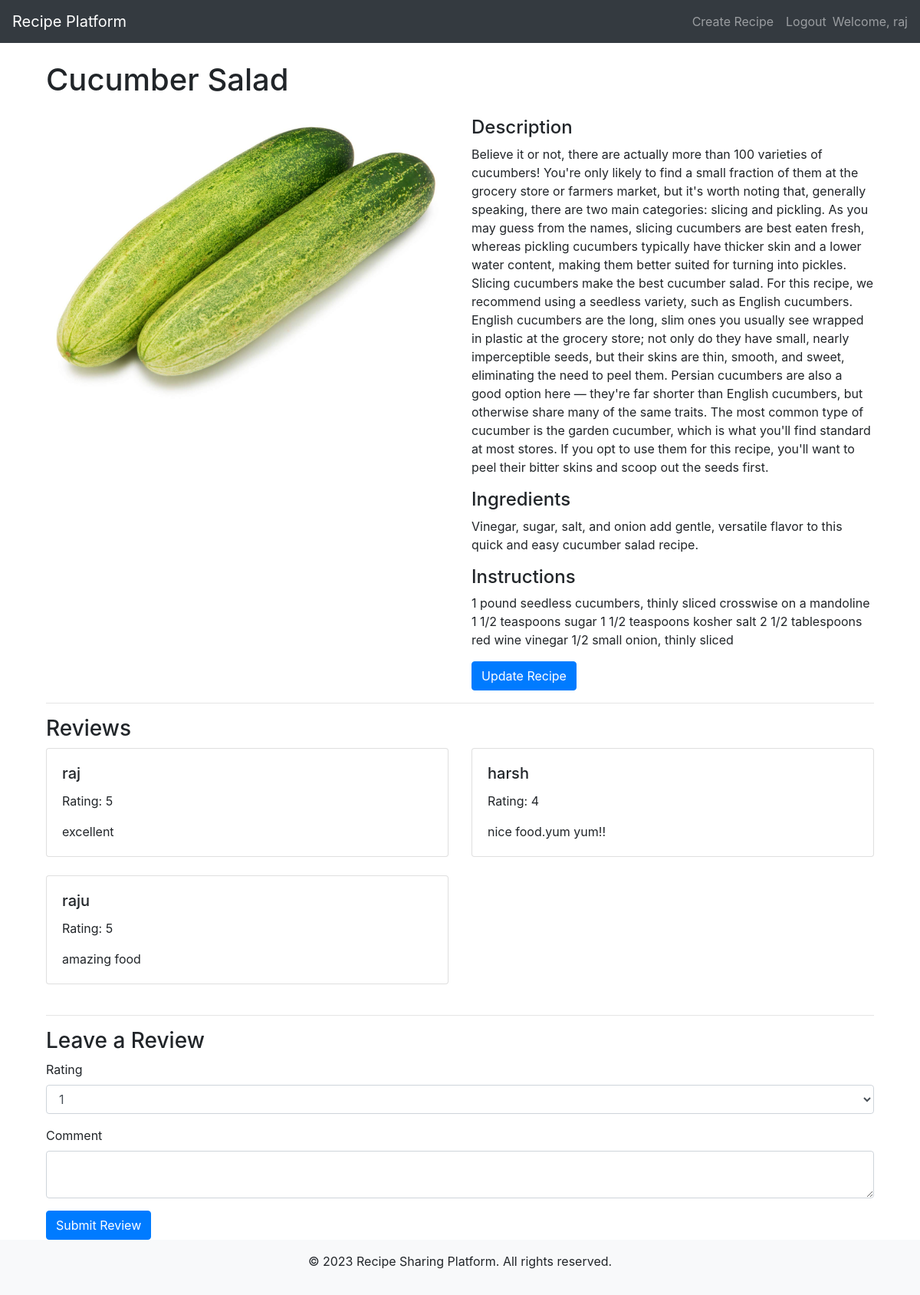
The app's page /recipe/6/ (signed in) with its own data.
### myapp/models.py (models this page shows, shortened)
class Recipe(models.Model):
    title = models.CharField(max_length=200)
    description = models.TextField()
    ingredients = models.TextField()
    instructions = models.TextField()
    created_by = models.ForeignKey(User, on_delete=models.CASCADE)
    image = models.ImageField(upload_to='media', null=True, blank=True)

class Review(models.Model):
    recipe = models.ForeignKey(Recipe, on_delete=models.CASCADE, related_name='reviews')
    user = models.ForeignKey(User, on_delete=models.CASCADE)
    rating = models.PositiveIntegerField()
    comment = models.TextField(blank=True)

### myapp/views.py (the view)
# urls.py: path('recipe/<int:recipe_id>/', views.recipe_detail, name='recipe_detail'),
@login_required
def recipe_detail(request, recipe_id):
    recipe = get_object_or_404(Recipe, pk=recipe_id)
    reviews = recipe.reviews.all()
    if request.method == 'POST':
        form = ReviewForm(request.POST)
        if form.is_valid():
            review = form.save(commit=False)
            review.recipe = recipe
            review.user = request.user
            review.save()
            return redirect('recipe_detail', recipe_id=recipe_id)
    else:
        form = ReviewForm()
    return render(request, 'recipe_detail.html', {'recipe': recipe, 'reviews': reviews, 'form': form})

### myapp/forms.py
class ReviewForm(forms.ModelForm):
    class Meta:
        model = Review
        fields = ['rating', 'comment']

### templates/recipe_detail.html (shortened to what this page needs)
{% extends 'base.html' %} {% block content %}
<div class="container">
  <h1 class="my-4">{{ recipe.title }}</h1>
  <div class="row">
    <div class="col-lg-6">
      {% if recipe.image %}
      <img
        src="{{ recipe.image.url }}"
        class="img-fluid rounded mb-4"
        alt="Recipe Image"
      />
    </div>
    {% endif %}
    <div class="col-lg-6">
      <h4>Description</h4>
      <p>{{ recipe.description }}</p>
      <h4>Ingredients</h4>
      <p>{{ recipe.ingredients }}</p>
      <h4>Instructions</h4>
      <p>{{ recipe.instructions }}</p>
      {% if user.is_authenticated and user == recipe.created_by %}
      <a
        href="{% url 'recipe_edit' recipe_id=recipe.id %}"
        class="btn btn-primary"
        >Update Recipe</a
      >
      {% endif %}
    </div>
  </div>
  <hr />
  <h3>Reviews</h3>
  {% if reviews %}
  <div class="row">
    {% for review in reviews %}
    <div class="col-lg-6 mb-4">
      <div class="card">
        <div class="card-body">
          <h5 class="card-title">{{ review.user.username }}</h5>
          <p class="card-text">Rating: {{ review.rating }}</p>
          <p class="card-text">{{ review.comment }}</p>
        </div>
      </div>
    </div>
    {% endfor %}
  </div>
  {% else %}
  <p>No reviews yet.</p>
  {% endif %}
  <hr />
  <h3>Leave a Review</h3>
  <form method="post" action="{% url 'recipe_detail' recipe_id=recipe.id %}">
    <div class="form-group">
      <label for="id_rating">Rating</label>
      <select id="id_rating" name="rating" class="form-control">
        <option value="1">1</option>
      </select>
    </div>
    <div class="form-group">
      <label for="id_comment">Comment</label>
      <textarea id="id_comment" name="comment" class="form-control"></textarea>
    </div>
    <button type="submit" class="btn btn-primary">Submit Review</button>
  </form>
</div>
{% endblock %}

### templates/base.html (shortened to what this page needs)
<!DOCTYPE html>
<html>
  <head>
    <link
      rel="stylesheet"
      href="https://stackpath.bootstrapcdn.com/bootstrap/4.5.2/css/bootstrap.min.css"
    />
    <link
      rel="stylesheet"
      href="https://stackpath.bootstrapcdn.com/bootstrap/4.4.1/css/bootstrap.min.css"
    />
  </head>
  <body>
    <header>
      <nav class="navbar navbar-expand-lg navbar-dark bg-dark">
        <a class="navbar-brand" href="{% url 'recipe_list' %}"
          >Recipe Platform</a
        >
        <div class="collapse navbar-collapse" id="navbarNav">
          <ul class="navbar-nav ml-auto">
            <li class="nav-item">
              {% if user.is_authenticated %}
              <a class="nav-link" href="{% url 'recipe_create' %}"
                >Create Recipe</a
              >
              {% endif %}
            </li>
            <li class="nav-item">
              {% if user.is_authenticated %}
              <a class="nav-link" href="{% url 'logout' %}">Logout</a>
              {% else %}
              <a class="nav-link" href="{% url 'signup' %}">Sign Up</a>
              {% endif %}
            </li>
            <li class="nav-item">
              {% if user.is_authenticated %}
              <span class="navbar-text">Welcome, {{ user.username }}</span>
              {% else %}
              <a class="nav-link" href="{% url 'login' %}">Login</a>
              {% endif %}
            </li>
          </ul>
        </div>
      </nav>
    </header>
    <main class="container">{% block content %} {% endblock %}</main>
    <footer class="bg-light text-center py-3">
      <p>&copy; 2023 Recipe Sharing Platform. All rights reserved.</p>
    </footer>
  </body>
</html>

### records on screen
Recipe: title "Cucumber Salad", image (picture), description "Believe it or not, there are actually more than 100 varieties of cucumbers! You're only likely to find a small fraction of them at the grocery store or farmers market, but it's worth noting that, generally speaking, there are two main categories: slicing and pickling. As you may guess from the names, slicing cucumbers are best eaten fresh, whereas pickling cucumbers typically have thicker skin and a lower water content, making them better suited for turning into pickles. Slicing cucumbers make the best cucumber salad. For this recipe, we recommend using a seedless variety, such as English cucumbers. English cucumbers are the long, slim ones you usually see wrapped in plastic at the grocery…", ingredients "Vinegar, sugar, salt, and onion add gentle, versatile flavor to this quick and easy cucumber salad recipe.", instructions "1 pound seedless cucumbers, thinly sliced crosswise on a mandoline 1 1/2 teaspoons sugar 1 1/2 teaspoons kosher salt 2 1/2 tablespoons red wine vinegar 1/2 small onion, thinly sliced"
Review: user.username "raj", rating "5", comment "excellent"
Review: user.username "harsh", rating "4", comment "nice food.yum yum!!"
Review: user.username "raju", rating "5", comment "amazing food"

### other values on screen
{{ user.username }} "raj"
